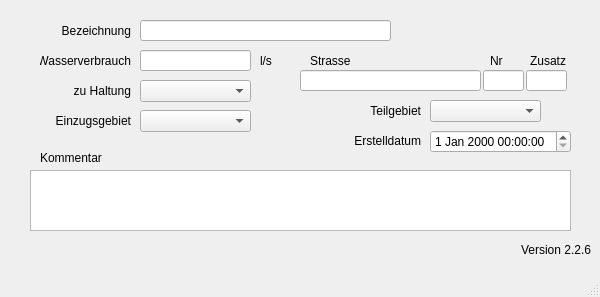
<?xml version="1.0" encoding="UTF-8"?>
<ui version="4.0">
 <class>Direkteinleitungen</class>
 <widget class="QMainWindow" name="Direkteinleitungen">
  <property name="enabled">
   <bool>true</bool>
  </property>
  <property name="geometry">
   <rect>
    <x>0</x>
    <y>0</y>
    <width>600</width>
    <height>297</height>
   </rect>
  </property>
  <property name="windowTitle">
   <string>MainWindow</string>
  </property>
  <widget class="QWidget" name="centralwidget">
   <widget class="QLabel" name="label_20">
    <property name="geometry">
     <rect>
      <x>70</x>
      <y>80</y>
      <width>61</width>
      <height>21</height>
     </rect>
    </property>
    <property name="text">
     <string>zu Haltung</string>
    </property>
    <property name="alignment">
     <set>Qt::AlignRight|Qt::AlignTrailing|Qt::AlignVCenter</set>
    </property>
   </widget>
   <widget class="QLabel" name="label_5">
    <property name="geometry">
     <rect>
      <x>40</x>
      <y>50</y>
      <width>91</width>
      <height>21</height>
     </rect>
    </property>
    <property name="text">
     <string>Wasserverbrauch</string>
    </property>
    <property name="alignment">
     <set>Qt::AlignRight|Qt::AlignTrailing|Qt::AlignVCenter</set>
    </property>
   </widget>
   <widget class="QLabel" name="label_22">
    <property name="geometry">
     <rect>
      <x>360</x>
      <y>100</y>
      <width>61</width>
      <height>21</height>
     </rect>
    </property>
    <property name="text">
     <string>Teilgebiet</string>
    </property>
    <property name="alignment">
     <set>Qt::AlignRight|Qt::AlignTrailing|Qt::AlignVCenter</set>
    </property>
   </widget>
   <widget class="QLineEdit" name="zufluss">
    <property name="geometry">
     <rect>
      <x>140</x>
      <y>50</y>
      <width>111</width>
      <height>21</height>
     </rect>
    </property>
   </widget>
   <widget class="QComboBox" name="haltnam">
    <property name="geometry">
     <rect>
      <x>140</x>
      <y>80</y>
      <width>111</width>
      <height>22</height>
     </rect>
    </property>
   </widget>
   <widget class="QComboBox" name="teilgebiet">
    <property name="geometry">
     <rect>
      <x>430</x>
      <y>100</y>
      <width>111</width>
      <height>22</height>
     </rect>
    </property>
   </widget>
   <widget class="QLabel" name="label_6">
    <property name="geometry">
     <rect>
      <x>260</x>
      <y>50</y>
      <width>31</width>
      <height>21</height>
     </rect>
    </property>
    <property name="text">
     <string>l/s</string>
    </property>
   </widget>
   <widget class="QLabel" name="label_7">
    <property name="geometry">
     <rect>
      <x>310</x>
      <y>50</y>
      <width>51</width>
      <height>21</height>
     </rect>
    </property>
    <property name="text">
     <string>Strasse</string>
    </property>
   </widget>
   <widget class="QLineEdit" name="strassenname">
    <property name="geometry">
     <rect>
      <x>300</x>
      <y>70</y>
      <width>181</width>
      <height>21</height>
     </rect>
    </property>
   </widget>
   <widget class="QLineEdit" name="hausnummer">
    <property name="geometry">
     <rect>
      <x>483</x>
      <y>70</y>
      <width>41</width>
      <height>21</height>
     </rect>
    </property>
   </widget>
   <widget class="QLineEdit" name="zusatz">
    <property name="geometry">
     <rect>
      <x>526</x>
      <y>70</y>
      <width>41</width>
      <height>21</height>
     </rect>
    </property>
   </widget>
   <widget class="QLabel" name="label_8">
    <property name="geometry">
     <rect>
      <x>490</x>
      <y>50</y>
      <width>31</width>
      <height>21</height>
     </rect>
    </property>
    <property name="text">
     <string>Nr</string>
    </property>
   </widget>
   <widget class="QLabel" name="label_9">
    <property name="geometry">
     <rect>
      <x>530</x>
      <y>50</y>
      <width>41</width>
      <height>21</height>
     </rect>
    </property>
    <property name="text">
     <string>Zusatz</string>
    </property>
   </widget>
   <widget class="QTextEdit" name="kommentar">
    <property name="geometry">
     <rect>
      <x>30</x>
      <y>170</y>
      <width>541</width>
      <height>61</height>
     </rect>
    </property>
   </widget>
   <widget class="QLabel" name="label_14">
    <property name="geometry">
     <rect>
      <x>40</x>
      <y>150</y>
      <width>81</width>
      <height>16</height>
     </rect>
    </property>
    <property name="text">
     <string>Kommentar</string>
    </property>
   </widget>
   <widget class="QLabel" name="label_70">
    <property name="geometry">
     <rect>
      <x>350</x>
      <y>130</y>
      <width>71</width>
      <height>21</height>
     </rect>
    </property>
    <property name="text">
     <string>Erstelldatum</string>
    </property>
    <property name="alignment">
     <set>Qt::AlignRight|Qt::AlignTrailing|Qt::AlignVCenter</set>
    </property>
   </widget>
   <widget class="QgsDateTimeEdit" name="createdat">
    <property name="geometry">
     <rect>
      <x>430</x>
      <y>130</y>
      <width>141</width>
      <height>23</height>
     </rect>
    </property>
   </widget>
   <widget class="QLabel" name="lb_version">
    <property name="geometry">
     <rect>
      <x>520</x>
      <y>240</y>
      <width>71</width>
      <height>20</height>
     </rect>
    </property>
    <property name="toolTip">
     <string>Version QKan Import</string>
    </property>
    <property name="text">
     <string>Version 2.2.6</string>
    </property>
    <property name="alignment">
     <set>Qt::AlignRight|Qt::AlignTrailing|Qt::AlignVCenter</set>
    </property>
   </widget>
   <widget class="QLabel" name="label_23">
    <property name="geometry">
     <rect>
      <x>50</x>
      <y>110</y>
      <width>81</width>
      <height>21</height>
     </rect>
    </property>
    <property name="text">
     <string>Einzugsgebiet</string>
    </property>
    <property name="alignment">
     <set>Qt::AlignRight|Qt::AlignTrailing|Qt::AlignVCenter</set>
    </property>
   </widget>
   <widget class="QComboBox" name="einzugsgebiet">
    <property name="geometry">
     <rect>
      <x>140</x>
      <y>110</y>
      <width>111</width>
      <height>22</height>
     </rect>
    </property>
   </widget>
   <widget class="QLineEdit" name="elnam">
    <property name="geometry">
     <rect>
      <x>140</x>
      <y>20</y>
      <width>251</width>
      <height>21</height>
     </rect>
    </property>
   </widget>
   <widget class="QLabel" name="label_10">
    <property name="geometry">
     <rect>
      <x>40</x>
      <y>20</y>
      <width>91</width>
      <height>21</height>
     </rect>
    </property>
    <property name="text">
     <string>Bezeichnung</string>
    </property>
    <property name="alignment">
     <set>Qt::AlignRight|Qt::AlignTrailing|Qt::AlignVCenter</set>
    </property>
   </widget>
  </widget>
  <widget class="QMenuBar" name="menubar">
   <property name="geometry">
    <rect>
     <x>0</x>
     <y>0</y>
     <width>600</width>
     <height>21</height>
    </rect>
   </property>
  </widget>
  <widget class="QStatusBar" name="statusbar"/>
 </widget>
 <customwidgets>
  <customwidget>
   <class>QgsDateTimeEdit</class>
   <extends>QDateTimeEdit</extends>
   <header>qgsdatetimeedit.h</header>
  </customwidget>
 </customwidgets>
 <tabstops>
  <tabstop>zufluss</tabstop>
  <tabstop>teilgebiet</tabstop>
  <tabstop>haltnam</tabstop>
 </tabstops>
 <resources/>
 <connections/>
</ui>
